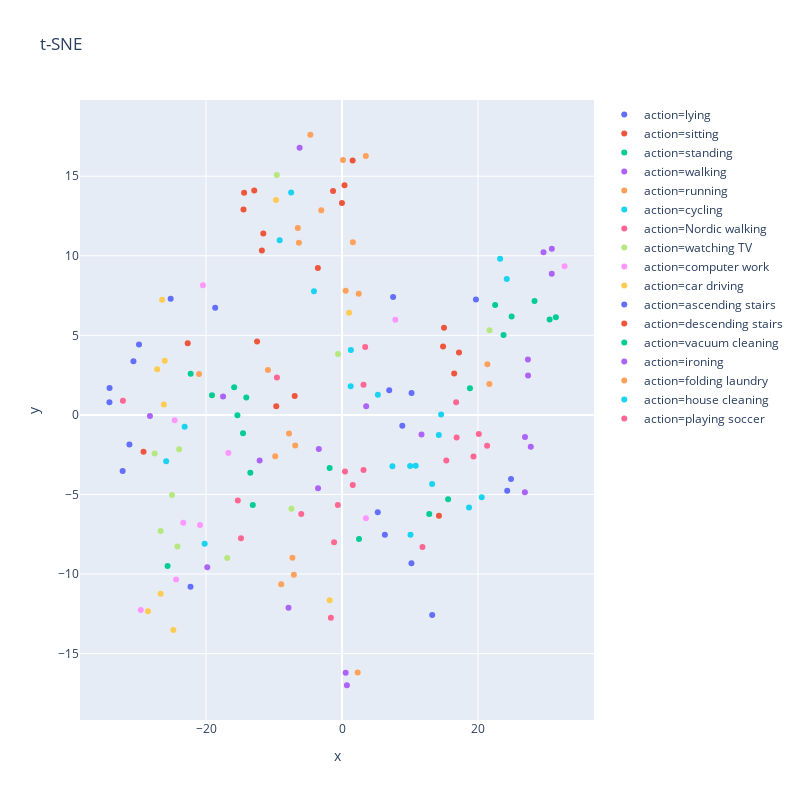
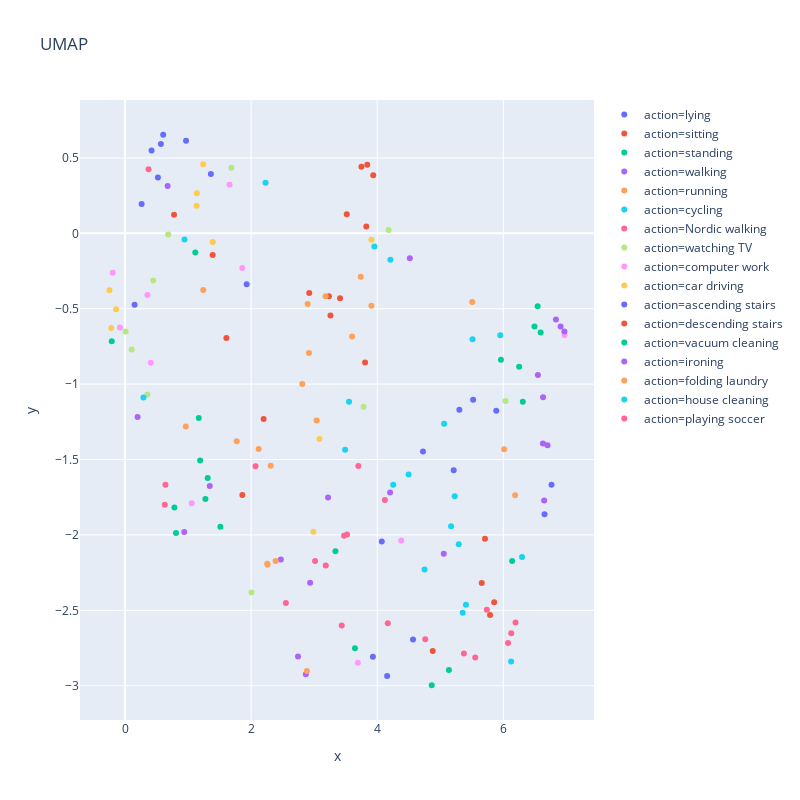

Notebook code for these charts, in order:
### Code cell
val_actions, val_labels, val_lm = get_action_vector(ae_model, skel_dt, device, class_ids=range(17), class_names=dataReader.idToLabel)
plot_tnse(val_actions, val_labels, val_lm)
plot_umap(val_actions, val_labels, val_lm)

### Figure 1 — Plotly figure (JSON) as saved in the notebook; plotly's stock layout.template omitted (floating-point values rounded to 4 significant figures)
{"data": [{"hoverlabel": {"namelength": 0}, "hovertemplate": "action=lying<br>x=%{x}<br>y=%{y}", "legendgroup": "action=lying", "marker": {"color": "#636efa", "symbol": "circle"}, "mode": "markers", "name": "action=lying", "showlegend": true, "type": "scatter", "x": [-22.28, 19.7, 13.26, 7.516, -18.66, -32.26, 10.23, -25.2, 8.868, -31.27], "xaxis": "x", "y": [-10.8, 7.258, -12.57, 7.415, 6.739, -3.524, 1.378, 7.291, -0.6902, -1.861], "yaxis": "y"}, {"hoverlabel": {"namelength": 0}, "hovertemplate": "action=sitting<br>x=%{x}<br>y=%{y}", "legendgroup": "action=sitting", "marker": {"color": "#EF553B", "symbol": "circle"}, "mode": "markers", "name": "action=sitting", "showlegend": true, "type": "scatter", "x": [-9.669, -1.318, -0.007141, 17.21, -6.959, 16.5, -12.49, 1.564, -22.7, 0.3669], "xaxis": "x", "y": [0.5421, 14.08, 13.32, 3.922, 1.188, 2.6, 4.614, 15.98, 4.51, 14.43], "yaxis": "y"}, {"hoverlabel": {"namelength": 0}, "hovertemplate": "action=standing<br>x=%{x}<br>y=%{y}", "legendgroup": "action=standing", "marker": {"color": "#00cc96", "symbol": "circle"}, "mode": "markers", "name": "action=standing", "showlegend": true, "type": "scatter", "x": [-13.48, -15.39, -14.08, -25.65, -13.13, -15.86, -14.56, -19.13, -22.26, 12.83], "xaxis": "x", "y": [-3.638, -0.01714, 1.094, -9.497, -5.665, 1.739, -1.154, 1.241, 2.589, -6.226], "yaxis": "y"}, {"hoverlabel": {"namelength": 0}, "hovertemplate": "action=walking<br>x=%{x}<br>y=%{y}", "legendgroup": "action=walking", "marker": {"color": "#ab63fa", "symbol": "circle"}, "mode": "markers", "name": "action=walking", "showlegend": true, "type": "scatter", "x": [-17.49, -28.25, 11.69, -19.82, 0.7199, 0.5401, -3.412, 3.554, -3.525, -12.11], "xaxis": "x", "y": [1.163, -0.06612, -1.235, -9.569, -16.99, -16.2, -2.148, 0.5505, -4.605, -2.859], "yaxis": "y"}, {"hoverlabel": {"namelength": 0}, "hovertemplate": "action=running<br>x=%{x}<br>y=%{y}", "legendgroup": "action=running", "marker": {"color": "#FFA15A", "symbol": "circle"}, "mode": "markers", "name": "action=running", "showlegend": true, "type": "scatter", "x": [-6.887, 0.5374, -21.03, -7.797, 3.503, 1.6, 2.466, 2.306, -9.827, -10.9], "xaxis": "x", "y": [-1.919, 7.803, 2.577, -1.176, 16.28, 10.84, 7.609, -16.18, -2.597, 2.825], "yaxis": "y"}, {"hoverlabel": {"namelength": 0}, "hovertemplate": "action=cycling<br>x=%{x}<br>y=%{y}", "legendgroup": "action=cycling", "marker": {"color": "#19d3f3", "symbol": "circle"}, "mode": "markers", "name": "action=cycling", "showlegend": true, "type": "scatter", "x": [20.55, 18.68, 14.24, 14.58, 5.273, 1.305, 10.02, 10.84, 10.08, 13.26], "xaxis": "x", "y": [-5.182, -5.814, -1.26, 0.02529, 1.26, 4.084, -3.214, -3.198, -7.535, -4.345], "yaxis": "y"}, {"hoverlabel": {"namelength": 0}, "hovertemplate": "action=Nordic walking<br>x=%{x}<br>y=%{y}", "legendgroup": "action=Nordic walking", "marker": {"color": "#FF6692", "symbol": "circle"}, "mode": "markers", "name": "action=Nordic walking", "showlegend": true, "type": "scatter", "x": [-5.995, -0.6089, 3.164, 15.34, -9.569, 16.86, 3.166, 1.584, 0.4414, 16.79], "xaxis": "x", "y": [-6.227, -5.671, -3.468, -2.873, 2.349, -1.427, 1.9, -4.402, -3.565, 0.8014], "yaxis": "y"}, {"hoverlabel": {"namelength": 0}, "hovertemplate": "action=watching TV<br>x=%{x}<br>y=%{y}", "legendgroup": "action=watching TV", "marker": {"color": "#B6E880", "symbol": "circle"}, "mode": "markers", "name": "action=watching TV", "showlegend": true, "type": "scatter", "x": [-0.5862, -24.21, -27.55, 21.7, -7.439, -16.89, -25.01, -26.68, -9.586, -23.95], "xaxis": "x", "y": [3.822, -8.277, -2.43, 5.317, -5.901, -9.001, -5.032, -7.296, 15.08, -2.164], "yaxis": "y"}, {"hoverlabel": {"namelength": 0}, "hovertemplate": "action=computer work<br>x=%{x}<br>y=%{y}", "legendgroup": "action=computer work", "marker": {"color": "#FF97FF", "symbol": "circle"}, "mode": "markers", "name": "action=computer work", "showlegend": true, "type": "scatter", "x": [7.836, -16.72, -20.89, -29.59, 3.521, -23.35, -20.45, 32.73, -24.61, -24.41], "xaxis": "x", "y": [5.972, -2.389, -6.915, -12.26, -6.504, -6.786, 8.15, 9.346, -0.3372, -10.34], "yaxis": "y"}, {"hoverlabel": {"namelength": 0}, "hovertemplate": "action=car driving<br>x=%{x}<br>y=%{y}", "legendgroup": "action=car driving", "marker": {"color": "#FECB52", "symbol": "circle"}, "mode": "markers", "name": "action=car driving", "showlegend": true, "type": "scatter", "x": [-9.698, -26.07, -24.81, -28.55, -26.68, -27.18, -1.824, 1.04, -26.46, -26.21], "xaxis": "x", "y": [13.51, 3.405, -13.53, -12.35, -11.24, 2.865, -11.66, 6.42, 7.241, 0.6513], "yaxis": "y"}, {"hoverlabel": {"namelength": 0}, "hovertemplate": "action=ascending stairs<br>x=%{x}<br>y=%{y}", "legendgroup": "action=ascending stairs", "marker": {"color": "#636efa", "symbol": "circle"}, "mode": "markers", "name": "action=ascending stairs", "showlegend": true, "type": "scatter", "x": [10.21, 6.305, -34.19, 6.946, 5.259, 24.86, -30.68, -29.86, -34.21, 24.3], "xaxis": "x", "y": [-9.324, -7.532, 1.697, 1.55, -6.118, -4.023, 3.373, 4.424, 0.7908, -4.771], "yaxis": "y"}, {"hoverlabel": {"namelength": 0}, "hovertemplate": "action=descending stairs<br>x=%{x}<br>y=%{y}", "legendgroup": "action=descending stairs", "marker": {"color": "#EF553B", "symbol": "circle"}, "mode": "markers", "name": "action=descending stairs", "showlegend": true, "type": "scatter", "x": [-12.91, -11.79, 14.26, -3.55, -29.19, 15.01, 14.86, -14.4, -14.49, -11.58], "xaxis": "x", "y": [14.1, 10.32, -6.333, 9.238, -2.321, 5.482, 4.297, 13.96, 12.9, 11.39], "yaxis": "y"}, {"hoverlabel": {"namelength": 0}, "hovertemplate": "action=vacuum cleaning<br>x=%{x}<br>y=%{y}", "legendgroup": "action=vacuum cleaning", "marker": {"color": "#00cc96", "symbol": "circle"}, "mode": "markers", "name": "action=vacuum cleaning", "showlegend": true, "type": "scatter", "x": [28.32, -1.819, 31.45, 22.52, 24.95, 23.76, 30.54, 15.61, 18.82, 2.501], "xaxis": "x", "y": [7.151, -3.335, 6.143, 6.901, 6.179, 5.016, 5.998, -5.299, 1.676, -7.794], "yaxis": "y"}, {"hoverlabel": {"namelength": 0}, "hovertemplate": "action=ironing<br>x=%{x}<br>y=%{y}", "legendgroup": "action=ironing", "marker": {"color": "#ab63fa", "symbol": "circle"}, "mode": "markers", "name": "action=ironing", "showlegend": true, "type": "scatter", "x": [26.9, 27.77, 26.91, -7.866, -6.236, 27.34, 30.86, 29.64, 27.36, 30.85], "xaxis": "x", "y": [-4.861, -2.006, -1.387, -12.11, 16.79, 3.485, 10.44, 10.23, 2.478, 8.863], "yaxis": "y"}, {"hoverlabel": {"namelength": 0}, "hovertemplate": "action=folding laundry<br>x=%{x}<br>y=%{y}", "legendgroup": "action=folding laundry", "marker": {"color": "#FFA15A", "symbol": "circle"}, "mode": "markers", "name": "action=folding laundry", "showlegend": true, "type": "scatter", "x": [-4.653, -3.05, -7.292, 0.1454, 21.38, -6.497, -6.342, -8.944, -7.08, 21.67], "xaxis": "x", "y": [17.61, 12.86, -8.98, 16.01, 3.175, 11.75, 10.82, -10.65, -10.05, 1.945], "yaxis": "y"}, {"hoverlabel": {"namelength": 0}, "hovertemplate": "action=house cleaning<br>x=%{x}<br>y=%{y}", "legendgroup": "action=house cleaning", "marker": {"color": "#19d3f3", "symbol": "circle"}, "mode": "markers", "name": "action=house cleaning", "showlegend": true, "type": "scatter", "x": [-20.2, -25.86, 23.25, -4.121, 24.23, -7.481, 7.413, -9.166, -23.14, 1.274], "xaxis": "x", "y": [-8.102, -2.921, 9.81, 7.772, 8.537, 13.97, -3.234, 10.98, -0.7431, 1.801], "yaxis": "y"}, {"hoverlabel": {"namelength": 0}, "hovertemplate": "action=playing soccer<br>x=%{x}<br>y=%{y}", "legendgroup": "action=playing soccer", "marker": {"color": "#FF6692", "symbol": "circle"}, "mode": "markers", "name": "action=playing soccer", "showlegend": true, "type": "scatter", "x": [11.84, 3.408, -32.23, 19.34, -14.86, 20.12, -1.17, -1.636, 21.34, -15.32], "xaxis": "x", "y": [-8.302, 4.265, 0.8835, -2.611, -7.75, -1.194, -8.006, -12.75, -1.932, -5.379], "yaxis": "y"}], "layout": {"height": 800, "legend": {"tracegroupgap": 0}, "title": {"text": "t-SNE"}, "width": 800, "xaxis": {"anchor": "y", "domain": [0, 1], "title": {"text": "x"}}, "yaxis": {"anchor": "x", "domain": [0, 1], "title": {"text": "y"}}}}

### Figure 2 — Plotly figure (JSON) as saved in the notebook; plotly's stock layout.template omitted (floating-point values rounded to 4 significant figures)
{"data": [{"hoverlabel": {"namelength": 0}, "hovertemplate": "action=lying<br>x=%{x}<br>y=%{y}", "legendgroup": "action=lying", "marker": {"color": "#636efa", "symbol": "circle"}, "mode": "markers", "name": "action=lying", "showlegend": true, "type": "scatter", "x": [0.1506, 5.888, 5.303, 4.071, 1.928, 0.262, 5.521, 1.361, 5.213, 0.5209], "xaxis": "x", "y": [-0.4732, -1.176, -1.17, -2.044, -0.3384, 0.1947, -1.103, 0.3939, -1.57, 0.3698], "yaxis": "y"}, {"hoverlabel": {"namelength": 0}, "hovertemplate": "action=sitting<br>x=%{x}<br>y=%{y}", "legendgroup": "action=sitting", "marker": {"color": "#EF553B", "symbol": "circle"}, "mode": "markers", "name": "action=sitting", "showlegend": true, "type": "scatter", "x": [1.86, 3.41, 3.234, 5.71, 2.198, 5.657, 1.607, 2.921, 1.39, 3.259], "xaxis": "x", "y": [-1.736, -0.4306, -0.4167, -2.025, -1.232, -2.319, -0.6948, -0.3955, -0.1441, -0.5442], "yaxis": "y"}, {"hoverlabel": {"namelength": 0}, "hovertemplate": "action=standing<br>x=%{x}<br>y=%{y}", "legendgroup": "action=standing", "marker": {"color": "#00cc96", "symbol": "circle"}, "mode": "markers", "name": "action=standing", "showlegend": true, "type": "scatter", "x": [0.7825, 1.31, 1.512, -0.2117, 0.8073, 1.274, 1.191, 1.169, 1.114, 4.864], "xaxis": "x", "y": [-1.818, -1.623, -1.946, -0.7154, -1.987, -1.762, -1.507, -1.225, -0.1265, -2.997], "yaxis": "y"}, {"hoverlabel": {"namelength": 0}, "hovertemplate": "action=walking<br>x=%{x}<br>y=%{y}", "legendgroup": "action=walking", "marker": {"color": "#ab63fa", "symbol": "circle"}, "mode": "markers", "name": "action=walking", "showlegend": true, "type": "scatter", "x": [1.343, 0.6747, 5.056, 0.1982, 2.867, 2.743, 3.22, 4.204, 2.935, 0.9384], "xaxis": "x", "y": [-1.676, 0.3146, -2.126, -1.217, -2.925, -2.807, -1.752, -1.719, -2.318, -1.981], "yaxis": "y"}, {"hoverlabel": {"namelength": 0}, "hovertemplate": "action=running<br>x=%{x}<br>y=%{y}", "legendgroup": "action=running", "marker": {"color": "#FFA15A", "symbol": "circle"}, "mode": "markers", "name": "action=running", "showlegend": true, "type": "scatter", "x": [2.309, 3.038, 1.24, 2.12, 2.896, 2.917, 2.811, 2.884, 0.9633, 1.771], "xaxis": "x", "y": [-1.542, -1.241, -0.376, -1.431, -0.4689, -0.7936, -0.9992, -2.903, -1.281, -1.379], "yaxis": "y"}, {"hoverlabel": {"namelength": 0}, "hovertemplate": "action=cycling<br>x=%{x}<br>y=%{y}", "legendgroup": "action=cycling", "marker": {"color": "#19d3f3", "symbol": "circle"}, "mode": "markers", "name": "action=cycling", "showlegend": true, "type": "scatter", "x": [6.297, 6.124, 5.356, 5.407, 4.498, 3.491, 5.228, 5.171, 4.75, 5.293], "xaxis": "x", "y": [-2.147, -2.84, -2.516, -2.463, -1.599, -1.435, -1.744, -1.942, -2.229, -2.062], "yaxis": "y"}, {"hoverlabel": {"namelength": 0}, "hovertemplate": "action=Nordic walking<br>x=%{x}<br>y=%{y}", "legendgroup": "action=Nordic walking", "marker": {"color": "#FF6692", "symbol": "circle"}, "mode": "markers", "name": "action=Nordic walking", "showlegend": true, "type": "scatter", "x": [2.551, 3.474, 4.168, 5.375, 2.069, 5.739, 4.121, 3.436, 3.52, 5.555], "xaxis": "x", "y": [-2.451, -2.006, -2.585, -2.786, -1.544, -2.496, -1.769, -2.6, -1.998, -2.813], "yaxis": "y"}, {"hoverlabel": {"namelength": 0}, "hovertemplate": "action=watching TV<br>x=%{x}<br>y=%{y}", "legendgroup": "action=watching TV", "marker": {"color": "#B6E880", "symbol": "circle"}, "mode": "markers", "name": "action=watching TV", "showlegend": true, "type": "scatter", "x": [3.783, 0.008293, 0.6833, 6.035, 2.006, 0.3537, 0.4466, 0.1043, 4.181, 1.686], "xaxis": "x", "y": [-1.149, -0.6502, -0.007649, -1.112, -2.382, -1.068, -0.3129, -0.7698, 0.02252, 0.4355], "yaxis": "y"}, {"hoverlabel": {"namelength": 0}, "hovertemplate": "action=computer work<br>x=%{x}<br>y=%{y}", "legendgroup": "action=computer work", "marker": {"color": "#FF97FF", "symbol": "circle"}, "mode": "markers", "name": "action=computer work", "showlegend": true, "type": "scatter", "x": [4.381, 1.057, 0.4082, -0.1957, 3.693, 0.3554, 1.859, 6.971, 1.657, -0.08108], "xaxis": "x", "y": [-2.038, -1.79, -0.858, -0.2613, -2.848, -0.4095, -0.2306, -0.6752, 0.3229, -0.6247], "yaxis": "y"}, {"hoverlabel": {"namelength": 0}, "hovertemplate": "action=car driving<br>x=%{x}<br>y=%{y}", "legendgroup": "action=car driving", "marker": {"color": "#FECB52", "symbol": "circle"}, "mode": "markers", "name": "action=car driving", "showlegend": true, "type": "scatter", "x": [3.907, 1.391, -0.2195, -0.2479, -0.1423, 1.139, 2.988, 3.083, 1.239, 1.135], "xaxis": "x", "y": [-0.04172, -0.05741, -0.6274, -0.3772, -0.5038, 0.2656, -1.978, -1.364, 0.4575, 0.183], "yaxis": "y"}, {"hoverlabel": {"namelength": 0}, "hovertemplate": "action=ascending stairs<br>x=%{x}<br>y=%{y}", "legendgroup": "action=ascending stairs", "marker": {"color": "#636efa", "symbol": "circle"}, "mode": "markers", "name": "action=ascending stairs", "showlegend": true, "type": "scatter", "x": [4.567, 4.157, 0.4204, 4.726, 3.931, 6.765, 0.6044, 0.9672, 0.5674, 6.654], "xaxis": "x", "y": [-2.693, -2.936, 0.5498, -1.447, -2.808, -1.668, 0.6539, 0.6134, 0.5922, -1.864], "yaxis": "y"}, {"hoverlabel": {"namelength": 0}, "hovertemplate": "action=descending stairs<br>x=%{x}<br>y=%{y}", "legendgroup": "action=descending stairs", "marker": {"color": "#EF553B", "symbol": "circle"}, "mode": "markers", "name": "action=descending stairs", "showlegend": true, "type": "scatter", "x": [3.936, 3.517, 4.88, 3.807, 0.7768, 5.855, 5.79, 3.841, 3.75, 3.826], "xaxis": "x", "y": [0.3856, 0.1262, -2.769, -0.8572, 0.1239, -2.447, -2.53, 0.4555, 0.4409, 0.04472], "yaxis": "y"}, {"hoverlabel": {"namelength": 0}, "hovertemplate": "action=vacuum cleaning<br>x=%{x}<br>y=%{y}", "legendgroup": "action=vacuum cleaning", "marker": {"color": "#00cc96", "symbol": "circle"}, "mode": "markers", "name": "action=vacuum cleaning", "showlegend": true, "type": "scatter", "x": [6.592, 3.337, 6.545, 5.962, 6.251, 6.309, 6.494, 5.137, 6.139, 3.646], "xaxis": "x", "y": [-0.6575, -2.108, -0.4829, -0.8385, -0.8847, -1.117, -0.6173, -2.896, -2.173, -2.751], "yaxis": "y"}, {"hoverlabel": {"namelength": 0}, "hovertemplate": "action=ironing<br>x=%{x}<br>y=%{y}", "legendgroup": "action=ironing", "marker": {"color": "#ab63fa", "symbol": "circle"}, "mode": "markers", "name": "action=ironing", "showlegend": true, "type": "scatter", "x": [6.648, 6.701, 6.628, 2.471, 4.517, 6.548, 6.968, 6.909, 6.63, 6.834], "xaxis": "x", "y": [-1.772, -1.405, -1.395, -2.162, -0.1654, -0.94, -0.6513, -0.6181, -1.088, -0.5718], "yaxis": "y"}, {"hoverlabel": {"namelength": 0}, "hovertemplate": "action=folding laundry<br>x=%{x}<br>y=%{y}", "legendgroup": "action=folding laundry", "marker": {"color": "#FFA15A", "symbol": "circle"}, "mode": "markers", "name": "action=folding laundry", "showlegend": true, "type": "scatter", "x": [5.507, 3.601, 2.388, 3.181, 6.013, 3.738, 3.908, 2.26, 2.255, 6.187], "xaxis": "x", "y": [-0.4547, -0.6835, -2.173, -0.4165, -1.432, -0.2882, -0.4805, -2.197, -2.191, -1.737], "yaxis": "y"}, {"hoverlabel": {"namelength": 0}, "hovertemplate": "action=house cleaning<br>x=%{x}<br>y=%{y}", "legendgroup": "action=house cleaning", "marker": {"color": "#19d3f3", "symbol": "circle"}, "mode": "markers", "name": "action=house cleaning", "showlegend": true, "type": "scatter", "x": [0.2918, 0.9422, 5.511, 3.552, 5.951, 4.209, 5.061, 3.954, 2.228, 4.253], "xaxis": "x", "y": [-1.089, -0.04095, -0.703, -1.116, -0.6759, -0.1753, -1.263, -0.0866, 0.3347, -1.667], "yaxis": "y"}, {"hoverlabel": {"namelength": 0}, "hovertemplate": "action=playing soccer<br>x=%{x}<br>y=%{y}", "legendgroup": "action=playing soccer", "marker": {"color": "#FF6692", "symbol": "circle"}, "mode": "markers", "name": "action=playing soccer", "showlegend": true, "type": "scatter", "x": [4.762, 3.7, 0.3726, 6.194, 0.6406, 6.126, 3.183, 3.014, 6.075, 0.6296], "xaxis": "x", "y": [-2.692, -1.542, 0.4258, -2.581, -1.667, -2.652, -2.203, -2.172, -2.716, -1.801], "yaxis": "y"}], "layout": {"height": 800, "legend": {"tracegroupgap": 0}, "title": {"text": "UMAP"}, "width": 800, "xaxis": {"anchor": "y", "domain": [0, 1], "title": {"text": "x"}}, "yaxis": {"anchor": "x", "domain": [0, 1], "title": {"text": "y"}}}}
